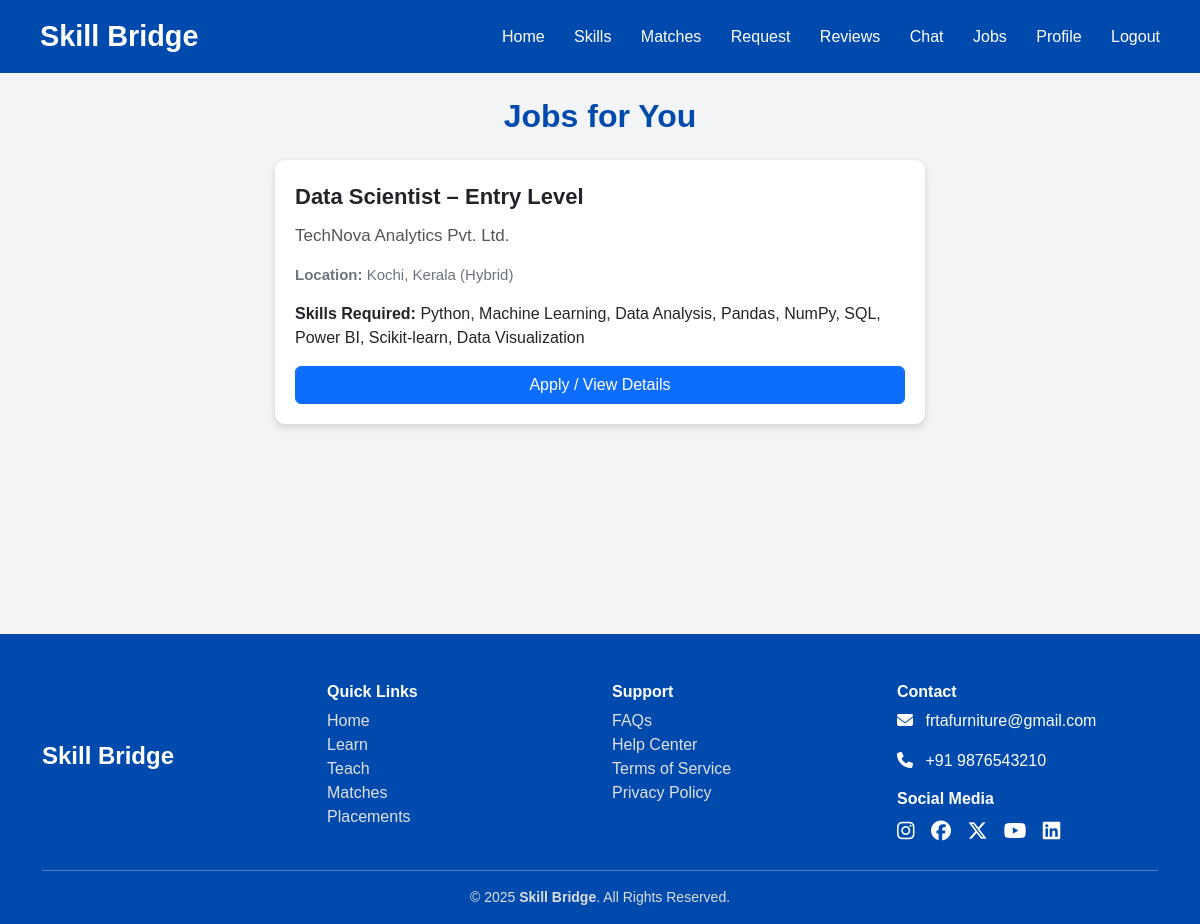
Screenshot of /jobs/ with the database file from the repository.
### myapp/models.py (models this page shows, shortened)
class Job(models.Model):
    title = models.CharField(max_length=200)
    company = models.CharField(max_length=200)
    location = models.CharField(max_length=200)
    skills = models.CharField(max_length=300)
    description = models.TextField()
    apply_link = models.URLField(blank=True, null=True)
    created_at = models.DateTimeField(auto_now_add=True)

### myapp/views.py (the view)
# urls.py: path('jobs/', views.job_list, name='job_list'),
def job_list(request):
    jobs = Job.objects.all().order_by('-created_at')
    return render(request, 'job_list.html', {'jobs': jobs})

### template/job_list.html (shortened to what this page needs)
{% load static %}
<!DOCTYPE html>
<html lang="en">
<head>
    <link href="https://cdn.jsdelivr.net/npm/bootstrap@5.3.3/dist/css/bootstrap.min.css" rel="stylesheet">
      <link rel="stylesheet" href="https://cdnjs.cloudflare.com/ajax/libs/font-awesome/6.5.0/css/all.min.css">
</head>
<body>
<header>
  <div class="logo">Skill Bridge</div>
  <div class="nav-links">
    <a href="{% url 'home' %}">Home</a>
    <a href="{% url 'skills' %}">Skills</a>
    <a href="{% url 'find_matches' %}">Matches</a>
    <a href="{% url 'requests_page' %}">Request</a>
    <a href="{% url 'review' %}">Reviews</a>
      <a href="{% url 'chat' %}">Chat</a>
    <a href="{% url 'job_list' %}">Jobs</a>
    <a href="{% url 'profile' request.user.id %}">Profile</a>
    <a href="{% url 'logout' %}">Logout</a>
  </div>
</header>
<div class="container mt-4">
    <h2 class="text-center fw-bold mb-4" style="color:#004aad;">Jobs for You</h2>
    {% for job in jobs %}
    <div class="job-card">
        <p class="job-title">{{ job.title }}</p>
        <p class="job-company">{{ job.company }}</p>
        <p class="job-location"><b>Location:</b> {{ job.location }}</p>
        <p><b>Skills Required:</b> {{ job.skills }}</p>
        <a href="{{ job.apply_link }}" target="_blank" class="btn btn-primary btn-apply">
            Apply / View Details
        </a>
    </div>
    {% empty %}
    <p class="text-center mt-4 text-danger">No job vacancies available right now.</p>
    {% endfor %}
</div>
  <footer class="footer text-white pt-5 pb-3">
    <div class="container">
      <div class="row gy-4">
        <div class="col-md-3">
          <h4 class="fw-bold" style="margin-top: 60px;">Skill Bridge</h4>
        </div>
        <div class="col-md-3">
          <h6 class="fw-semibold">Quick Links</h6>
          <ul class="list-unstyled">
            <li><a href="#" class="footer-link">Home</a></li>
            <li><a href="#" class="footer-link">Learn</a></li>
            <li><a href="#" class="footer-link">Teach</a></li>
            <li><a href="#" class="footer-link">Matches</a></li>
            <li><a href="#" class="footer-link">Placements</a></li>
          </ul>
        </div>
        <div class="col-md-3">
          <h6 class="fw-semibold">Support</h6>
          <ul class="list-unstyled">
            <li><a href="#" class="footer-link">FAQs</a></li>
            <li><a href="#" class="footer-link">Help Center</a></li>
            <li><a href="#" class="footer-link">Terms of Service</a></li>
            <li><a href="#" class="footer-link">Privacy Policy</a></li>
          </ul>
        </div>
        <div class="col-md-3">
          <h6 class="fw-semibold">Contact</h6>
          <p><i class="fas fa-envelope me-2"></i> frtafurniture@gmail.com</p>
          <p><i class="fas fa-phone me-2"></i> +91 9876543210</p>
          <h6 class="fw-semibold mt-3">Social Media</h6>
          <div class="social-media">
            <a href="#"><i class="fab fa-instagram"></i></a>
            <a href="#"><i class="fab fa-facebook"></i></a>
            <a href="#"><i class="fab fa-x-twitter"></i></a>
            <a href="#"><i class="fab fa-youtube"></i></a>
            <a href="#"><i class="fab fa-linkedin"></i></a>
          </div>
        </div>
      </div>
      <hr class="mt-4 mb-3 border-light">
      <div class="text-center small">
        © 2025 <strong>Skill Bridge</strong>. All Rights Reserved.
      </div>
    </div>
  </footer>
</body>
</html>

### template/job_list.html (style rules this page uses)
body { font-family: 'Poppins', sans-serif; background-color: #f3f4f6; }
header { background: #004aad; color: #fff; padding: 15px 40px; display: flex; justify-content: space-between; align-items: center; }
.logo { font-size: 1.8rem; font-weight: 700; }
.nav-links a { color: #fff; margin-left: 25px; text-decoration: none; font-weight: 500; }
.job-card { width: 80%; max-width: 650px; margin: 20px auto; padding: 20px; background: #ffffff; border-radius: 10px; box-shadow: 0px 3px 8px rgba(0, 0, 0, 0.15); }
.job-title { font-size: 22px; font-weight: 700; margin-bottom: 10px; }
.job-company { font-size: 17px; color: #555; }
.job-location { font-size: 15px; color: #6c757d; margin-bottom: 15px; }
.btn-apply { width: 100%; }
.footer { background: #004aad; color: white; margin-top: 210px; }
.footer-link { color: #e0e0e0; text-decoration: none; transition: color 0.3s ease; }
.footer .social-media a { color: white; font-size: 20px; margin-right: 12px; transition: all 0.3s ease; }
.footer hr { opacity: 0.3; }
.footer .small { color: #ddd; font-size: 14px; }

### rows the page displays
Job: title "Data Scientist – Entry Level", company "TechNova Analytics Pvt. Ltd.", location "Kochi, Kerala (Hybrid)", skills "Python, Machine Learning, Data Analysis, Pandas, NumPy, SQL, Power BI, Scikit-learn, Data Visualization"
